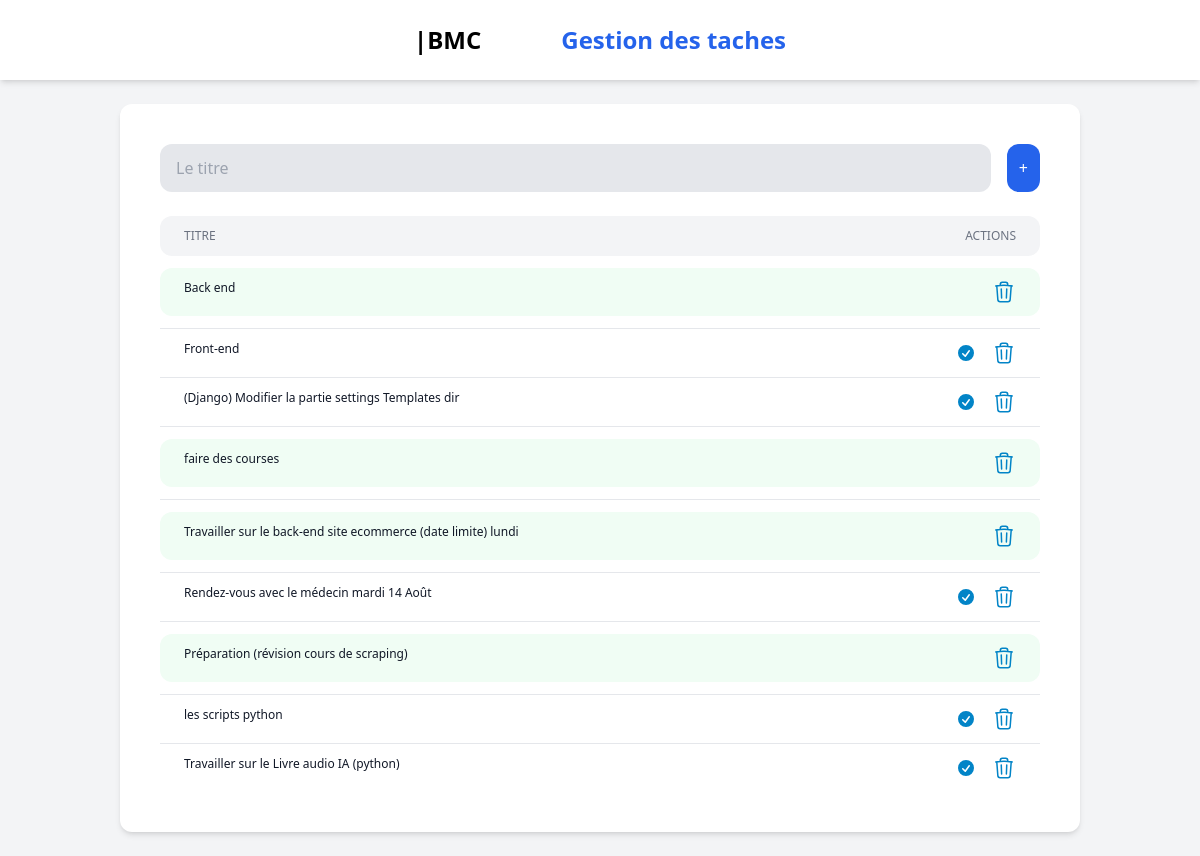
The page / on the database its author committed.
### list_taches/models.py (models this page shows)
class ListeTaches(models.Model):
    titre = models.CharField(max_length=255)
    est_fait =models.BooleanField(default=False)

### list_taches/views.py (the view)
# urls.py: path('', todos, name='todos'),
def todos(request):
    todos = ListeTaches.objects.all()
    return render(request, 'list_taches/taches.html', {'todos': todos})

### list_taches/templates/list_taches/taches.html (shortened to what this page needs)
<!DOCTYPE html>
<html lang="en">
<head>
</head>
<body class="bg-gray-100">
    <nav class="flex items-center justify-center px-20 py-6 text-center bg-white shadow-md sm:text-xs ">
        <p class="text-2xl  font-extrabold mr-10 ">|BMC</p>
        <p class="text-2xl font-extrabold text-blue-600 ml-10 ">Gestion des taches</p>
    </nav>
    <div class="w-4/5 my-6 mx-auto p-2 lg:p-10 bg-white shadow-md rounded-xl">
        <form
         class="flex mb-6 space-x-4"
         hx-post="/add-todo/"
         hx-target="#todos"
         hx-swap="afterend"
         >
            <input type="text" name="title" class="title flex-1 px-4 py-3 bg-gray-200 rounded-xl" placeholder="Le titre">
            <button class=" p-3 rounded-xl text-white bg-blue-600 hover:bg-cyan-500">+</button>
        </form>
        <div class="flex py-3 rounded-xl bg-gray-100">
            <div class="w-4/5">
                <p class="px-6 text-xs font-medium text-gray-500 uppercase">Titre</p>
            </div>
            <div class="hidden md:block w-1/5 px-6 text-right">
                <p class="text-xs font-medium text-gray-500 uppercase">Actions</p>
            </div>
        </div>
        <div class="divide-y divide-gray-200" id="todos">
            {% for todo in todos %}
                {% include 'list_taches/partials/tache.html' %}
            {% endfor %}
        </div>
    </div>
</body>
<script src="https://cdn.tailwindcss.com"></script>
</html>

### list_taches/templates/list_taches/partials/tache.html (shortened to what this page needs)
<form
    hx-put="/update/{{todo.id }}/"
    hx-target="this"
    hx-swap="outerHTML"
>
<article
class="flex {% if todo.est_fait  %}
    bg-green-50 rounded-xl my-3 {% endif %}">
    <div class="w-4/5 py-3">
        <p class="px-6 text-xs text-gray-900">{{ todo.titre }}</p>
    </div>
    <div class="w-1/5 px-6 py-3 flex justify-end space-x-4">
        {% if not todo.est_fait %}
        <button class="text-sky-600 hover:text-sky-900">
            <svg xmlns="http://www.w3.org/2000/svg" viewBox="0 0 20 20" fill="currentColor" class="w-5 h-5">
                <path fill-rule="evenodd" d="M10 18a8 8 0 100-16 8 8 0 000 16zm3.857-9.809a.75.75 0 00-1.214-.882l-3.483 4.79-1.88-1.88a.75.75 0 10-1.06 1.061l2.5 2.5a.75.75 0 001.137-.089l4-5.5z" clip-rule="evenodd" />
              </svg>
        </button>
        {% endif %}
        <a
         href="#"
         class="text-sky-600 hover:text-sky-900"
         hx-confirm="Etes-vous sûr de vouloir supprimer ?"
         hx-target="closest form"
         hx-swap="outerHTML swap:1s"
         hx-delete="/delete/{{ todo.id }}/"
         >
        </a>
    </div>
</article>
</form>

### rows shown on the page
ListeTaches: titre "Back end"
ListeTaches: titre "Front-end", est_fait False (drawn)
ListeTaches: titre "(Django) Modifier la partie settings Templates dir", est_fait False (drawn)
ListeTaches: titre "faire des courses"
ListeTaches: titre "Travailler sur le back-end site ecommerce (date limite) lundi"
ListeTaches: titre "Rendez-vous avec le médecin mardi 14 Août", est_fait False (drawn)
ListeTaches: titre "Préparation (révision cours de scraping)"
ListeTaches: titre "les scripts python", est_fait False (drawn)
ListeTaches: titre "Travailler sur le Livre audio IA (python)", est_fait False (drawn)
